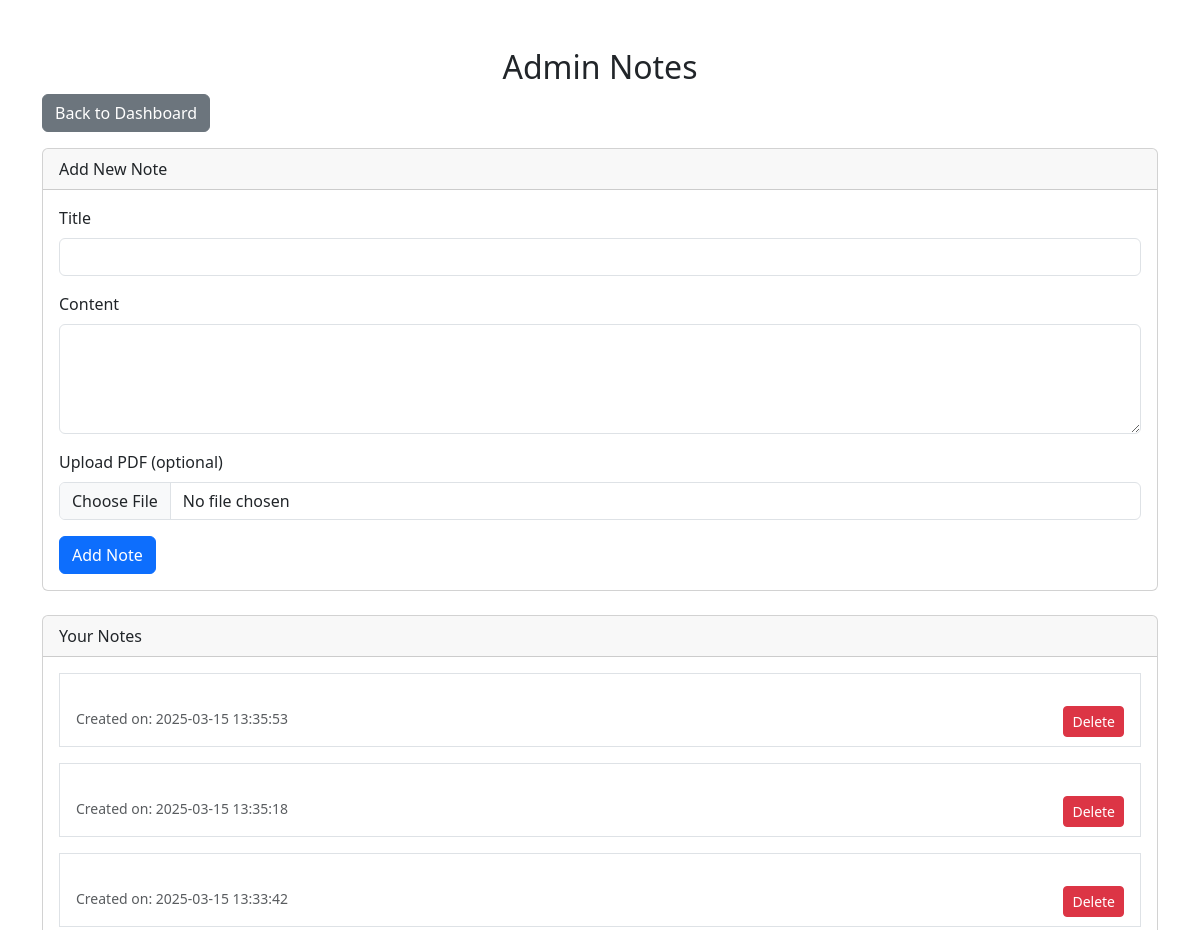
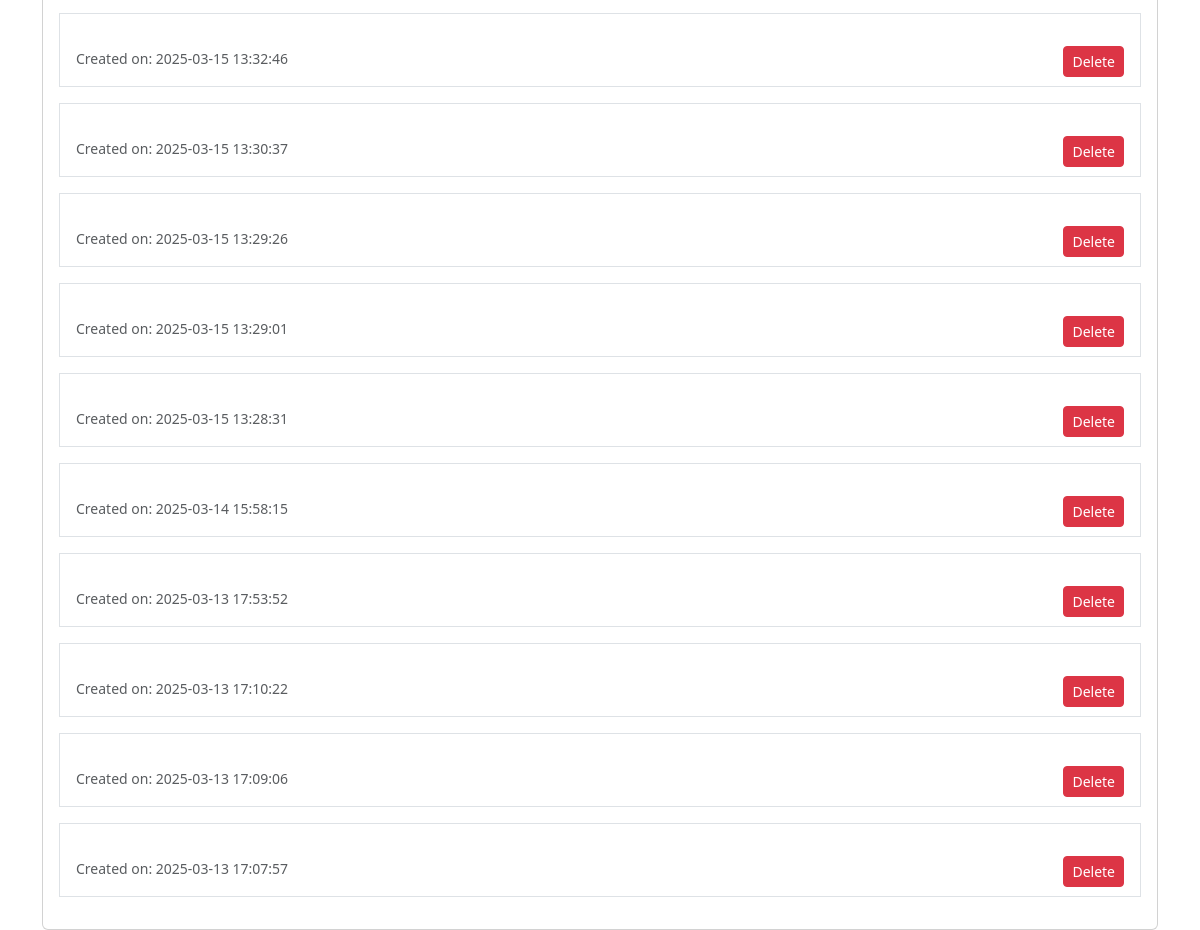
The app's page /admin/notes.php (signed in), older data (2 pictures, top to bottom).
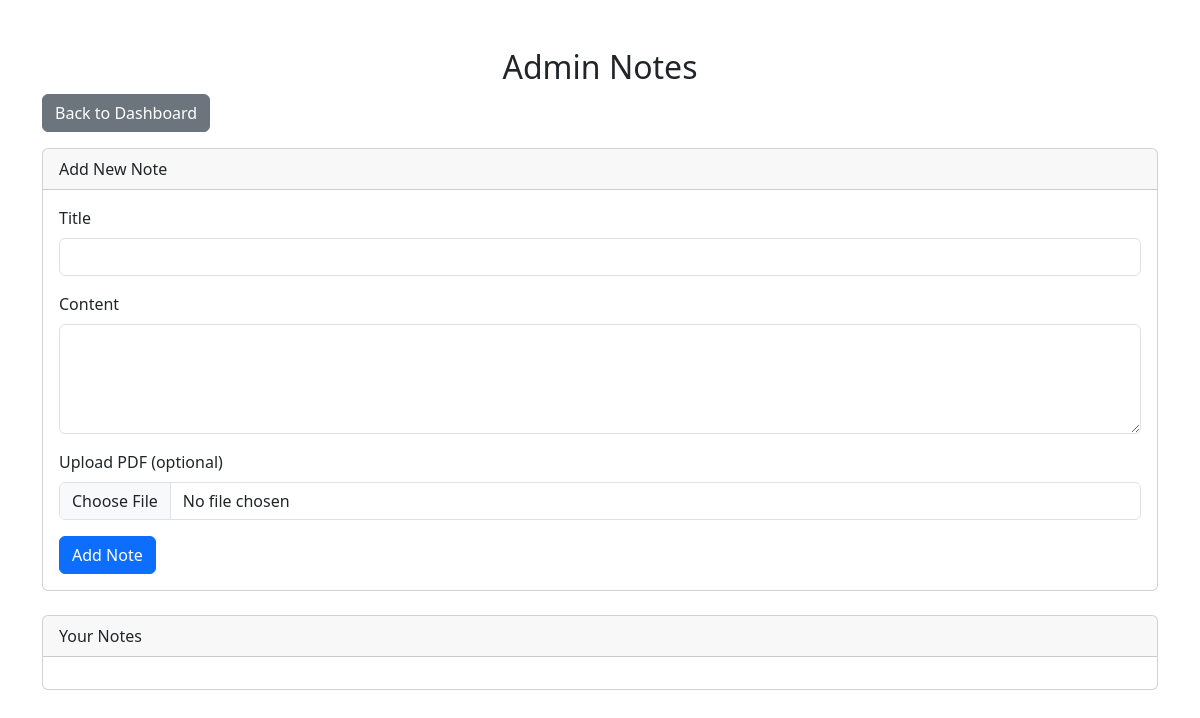
The same page, newer data.
### tables this page shows
CREATE TABLE `notes` (
  `id` int(11) NOT NULL,
  `user_id` int(11) NOT NULL,
  `notes_title` varchar(255) NOT NULL,
  `notes_subject` varchar(255) NOT NULL,
  `description` text NOT NULL,
  `pdf` varchar(255) DEFAULT NULL,
  `view_count` int(11) DEFAULT 0,
  `dwnld_count` int(11) DEFAULT 0,
  `created_at` timestamp NOT NULL DEFAULT current_timestamp(),
  `download_count` int(11) DEFAULT 0
);

### admin/notes.php (the view, shortened to what this page needs)
<?php
require '../db/db.php';
$result = $conn->query("SELECT * FROM notes ORDER BY created_at DESC");
?>
<!DOCTYPE html>
<html lang="en">
<head>
    <link rel="stylesheet" href="https://cdn.jsdelivr.net/npm/bootstrap@5.3.0/dist/css/bootstrap.min.css">
</head>
<body>
    <div class="container mt-5">
        <h2 class="text-center">Admin Notes</h2>
        <a href="dashboard.php" class="btn btn-secondary mb-3">Back to Dashboard</a>
        <div class="card mb-4">
            <div class="card-header">Add New Note</div>
            <div class="card-body">
                <form method="POST" action="notes.php" enctype="multipart/form-data">
                    <div class="mb-3">
                        <label class="form-label">Title</label>
                        <input type="text" name="title" class="form-control" required>
                    </div>
                    <div class="mb-3">
                        <label class="form-label">Content</label>
                        <textarea name="content" class="form-control" rows="4" required></textarea>
                    </div>
                    <div class="mb-3">
                        <label class="form-label">Upload PDF (optional)</label>
                        <input type="file" name="pdf_file" class="form-control" accept=".pdf">
                    </div>
                    <button type="submit" name="add_note" class="btn btn-primary">Add Note</button>
                </form>
            </div>
        </div>
        <div class="card">
            <div class="card-header">Your Notes</div>
            <div class="card-body">
                <?php while ($note = $result->fetch_assoc()) : ?>
                    <div class="border p-3 mb-3">
                        <small class="text-muted">Created on: <?php echo $note['created_at']; ?></small>
                        <a href="notes.php?delete=<?php echo $note['id']; ?>" class="btn btn-danger btn-sm float-end" onclick="return confirm('Are you sure?')">Delete</a>
                    </div>
                <?php endwhile; ?>
            </div>
        </div>
    </div>
</body>
</html>

Row changes from the older to the newer data that the page shows:
removed notes: created_at "2025-03-15 13:35:53"
removed notes: created_at "2025-03-15 13:35:18"
removed notes: created_at "2025-03-15 13:33:42"
removed notes: created_at "2025-03-15 13:32:46"
removed notes: created_at "2025-03-15 13:30:37"
removed notes: created_at "2025-03-15 13:29:26"
removed notes: created_at "2025-03-15 13:29:01"
removed notes: created_at "2025-03-15 13:28:31"
removed notes: created_at "2025-03-14 15:58:15"
removed notes: created_at "2025-03-13 17:53:52"
removed notes: created_at "2025-03-13 17:10:22"
removed notes: created_at "2025-03-13 17:09:06"
removed notes: created_at "2025-03-13 17:07:57"
